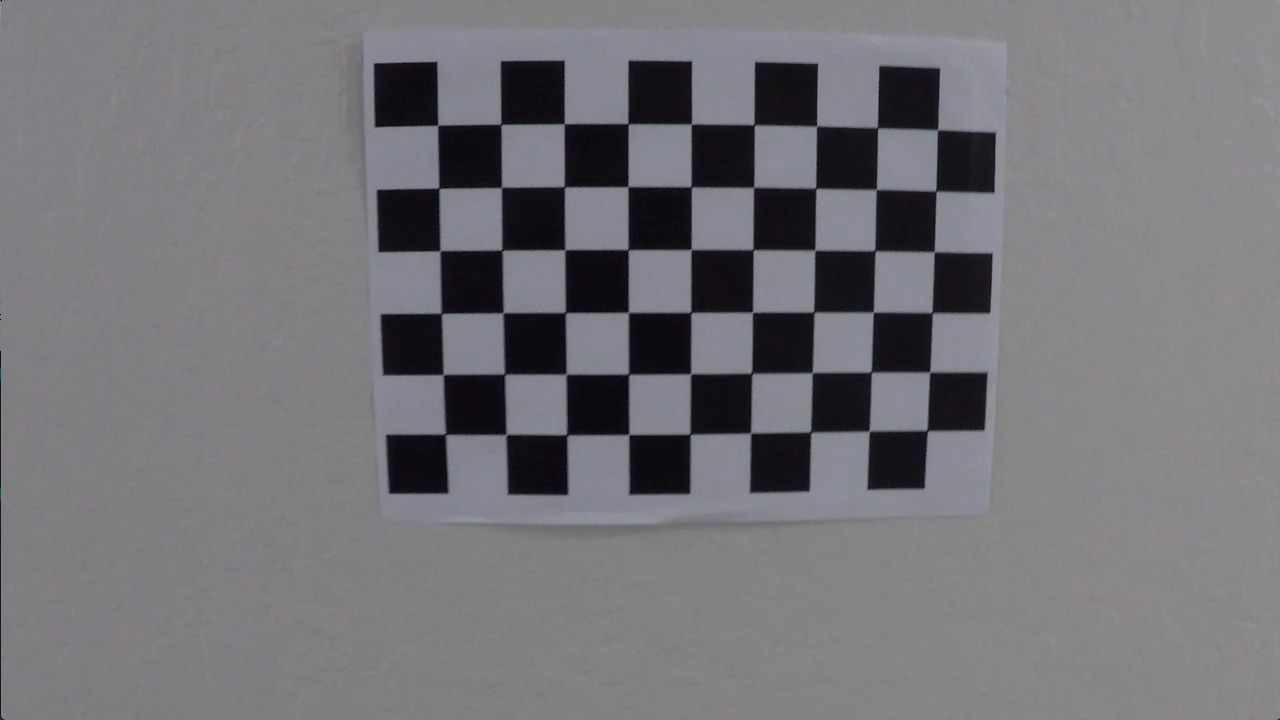
#> input picture Code/usingCamera/camera_cal/calibration18.jpg, 1280 x 720 px
$ python -i h_intergration_adjusted.py   (imports and definitions only)   (older library calls are emulated)
#> lines starting #> are read from the running program, lines starting #| are printed output that depends on the picture; after the words box and inside, x2 and y2 are one past the last pixel; in counts of white or black regions, pixels touching at a corner belong together
#> further down, picture is the input picture: shape (720, 1280, 3); mean B, G, R 119.5, 115.3, 116.2
### Code/usingCamera/tracking_function.py
import math
import time

class Tracker:
    def __init__(self):
        # Store the center positions of the objects
        self.center_points = {}
        # Store the bounding box size of the detected objects
        self.box_size = {}
        # Store the distance between User's Vehicle and other Vehicle
        self.distance_from_other = {}

        # Keep the count of the IDs
        # each time a new object id detected, the count will increase by one
        self.id_count = 0

        self.space_difference = 0
        self.distance_difference_from_other_vehicle = 0            # distance change between user's vehicle and other vehicles

        self.user_vehicle_point = (540, 720)  # Case for Input Video Size(w:1080, h:720)

    # [137 lines left out: functions update_r, update_f, not called in this run]

### Code/usingCamera/h_intergration_adjusted.py
from ultralytics import YOLO
import cv2
#import cvzone
import math
import pandas
import numpy as np
import glob
import os
import sys
import matplotlib.pyplot as plt
import matplotlib.image as mpimg
from tracking_function import *

'''
August
#ToDo: 1) Risk judgement Algorithm_(X)( 4) using two camera), 2) Bounding Box Interface_(X), 3) curve and object acceleration control. (Steering) 19) Output Image Process Update
September_1
#ToDo: 5) Multiple Lane Detection 6) Traffic Signal 7) CUDA 8) M.A.P,(Canny Mask? or white and yellow color )
September_2
#ToDo: 9) Advanced Lane Detection
September_3
#ToDo: 10) Unity Simulation 11) ROS Simulation
September_4
#ToDo: 12) Unity Controllable Simulation
October_1
#ToDo: 13) Data Transfer with Unity 14) Data Transfer with ROS
November_3
#ToDo: 15) VR Environment Setting
November_4
#ToDo: 16) Unity Simulation with VR
December_1
#ToDo: 17) Jetson Environment Setting and Testing
December_2
#ToDo: 18) Making a Film
'''

# Settings
# # Object Detection
# YOLO (https://github.com/alanzhichen/yolo8-ultralytics)
##########################################################################################
#   Model   #   Size(pixels)    #   mAP^val 50-95  #   Speed CPU ONNX(ms)  #    FLOPs    #
#   YOLO8n  #   640             #   37.3           #   80.4                #    8.7      #
#   YOLO8s  #   640             #   44.9           #   128.4               #    28.6     #
#   YOLO8m  #   640             #   50.2           #   234.7               #    78.9     #
#   YOLO8l  #   640             #   52.9           #   375.2               #    165.2    #
#   YOLO8x  #   640             #   53.9           #   479.1               #    257.8    #
##########################################################################################
# [1 line that did not run here, left out]


# model = YOLO('yolov8s.pt')    #
# model = YOLO('yolov8m.pt')    #
# model = YOLO('yolov8l.pt')    #
# model = YOLO('yolov8x.pt')    #

# Functions
## Test Functions
## Mouse Cursor Coordinate
# : show the current mouse cursor coordinate in the window.
#   normally it should be deactive, but in the test or must be checked the coordinate of window
#   , then should be active to below cv2.nameWindow and cv2.setMouseCallback
# [4 lines left out: function cursor_Coordinate, not called in this run]

# Cursor Coordinate of front Camera
# [11 lines not run here, left out]
# [1 line that did not run here, left out]
# [1 line that did not run here, left out]

## Object Tracking
# Initialize count frame
count_f = 0  # intialize for front camera video frame count
count_r = 0  # intialize for rear camera video frame count
# Call the class for tracking of front and rear video
tracker_f = Tracker()  # Tracking class call for front camera
tracker_r = Tracker()

#----------------------------------Lane Detection----------------------------------#
'''
Workflow of Lane Detection
distortion_factors[distorted Lane -> undistorted Lane]
-> Wrapping [Bird-Eye Effect]
-> Color Filter
->ROI because extracted Lane(perspetive view), but there are noise, (e.g. name, pointer...)
Based on (https://moon-coco.tistory.com/entry/OpenCV%EC%B0%A8%EC%84%A0-%EC%9D%B8%EC%8B%9D)
'''

### Step 1: Distortion or amera Calibration ###
# current cheap camera makes a distortion of images,
# main distortions are radial- / tangential - distortion.
# [47 lines left out: function camera_calibration, not called in this run]

### STEP 2: Perspective Transform from Car Camera to Bird's Eye View ###
# Idea : View of from vertical side of street, instead of driver's view
# img_width = 1280
# img_heigt = 720

    ### Source Point ###
x_top_left_src = 480        #(x,y)##
y_top_left_src = 390        #

x_top_right_src = 565       ###(x,y)#
y_top_right_src = 390               #

x_bottom_left_src = 110     #
y_bottom_left_src = 690     #(x,y)###

x_bottom_right_src = 885            #
y_bottom_right_src = 690    ###(x,y)#

    ### Destination Point ###
x_top_left_dst = 55        #(x,y)##
y_top_left_dst = 0          #

x_top_right_dst = 1035       ###(x,y)#
y_top_right_dst = 0                 #

x_bottom_left_dst = 150     #
y_bottom_left_dst = 720     #(x,y)###

x_bottom_right_dst = 880            #
y_bottom_right_dst = 720    ###(x,y)#
# [41 lines left out: function wrapping, not called in this run]

# -------------------------------------Color Filter (using HLS)--------------------------------------------------------
# HLS(Hue, Luminanse, Saturation) :
# lower = ([minimum_blue, m_green, m_red])
# upper = ([Maximum_blue, M_green, M_red])
def color_filter(image):
    hls = cv2.cvtColor(image, cv2.COLOR_BGR2HLS)
#> hls: shape (720, 1280, 3); mean of channels 0, 1, 2 104.3, 117.5, 9.8
    # https://stackoverflow.com/questions/55822409/hsl-range-for-yellow-lane-lines
    # White Filter
    # white_lower = np.array([20, 150, 20])
    # white_upper = np.array([255, 255, 255])
    # White-ish areas in image
    # H value can be arbitrary, thus within [0 ... 360] (OpenCV: [0 ... 180])
    # L value must be relatively high (we want high brightness), e.g. within [0.7 ... 1.0] (OpenCV: [0 ... 255])
    # S value must be relatively low (we want low saturation), e.g. within [0.0 ... 0.3] (OpenCV: [0 ... 255])
    white_lower = np.array([np.round(0 / 2), np.round(0.55 * 255), np.round(0.00 * 255)])
    white_upper = np.array([np.round(360 / 2), np.round(1.00 * 255), np.round(0.20 * 255)])
    white_mask = cv2.inRange(hls, white_lower, white_upper)
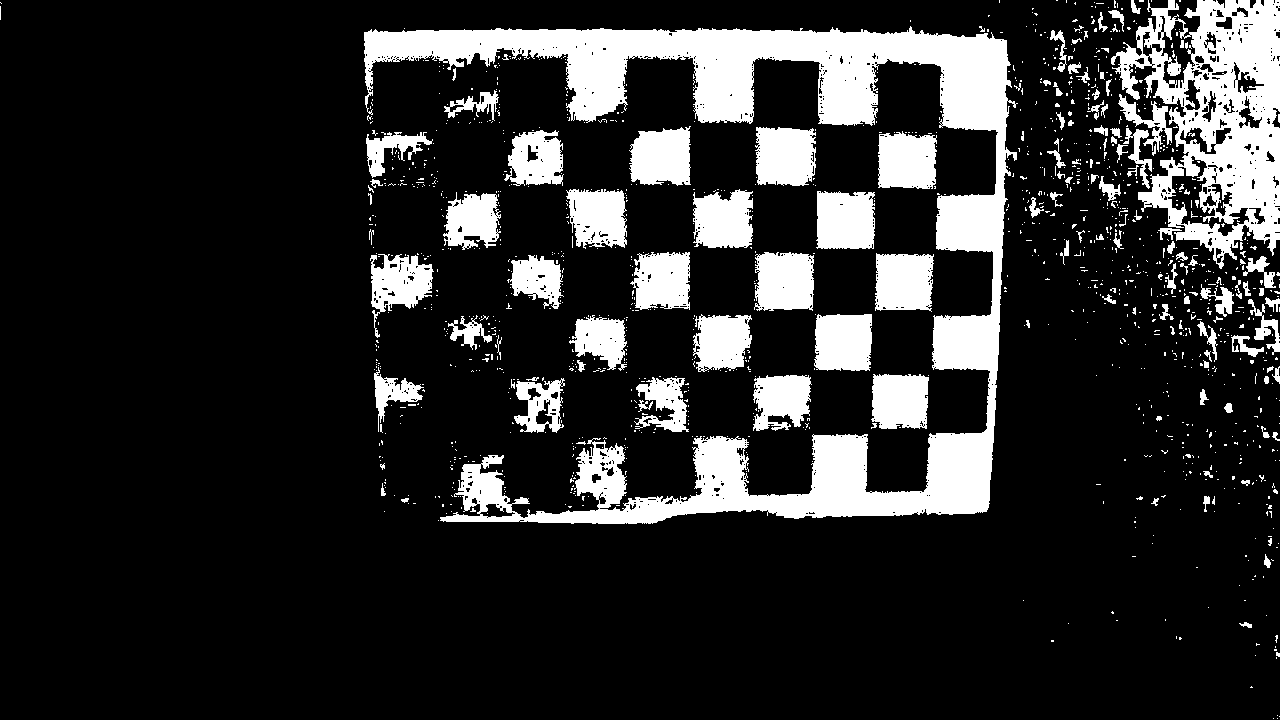
#> white_mask: shape (720, 1280); 16.9% white; 1286 white regions (1154 under 20 px), largest, box (x1, y1, x2, y2) and area: (364, 26, 1018, 524) 65576, (1111, 0, 1280, 269) 22562, (755, 127, 816, 186) 3170

    # Yellow Filter
    # yellow_lower = np.array([0, 85, 81])
    # yellow_upper = np.array([190, 255, 255])
    # Yellow-ish areas in image
    # H value must be appropriate (see HSL color space), e.g. within [40 ... 60]
    # L value can be arbitrary (we want everything between bright and dark yellow), e.g. within [0.0 ... 1.0]
    # S value must be above some threshold (we want at least some saturation), e.g. within [0.35 ... 1.0]
    yellow_lower = np.array([np.round(40 / 2), np.round(0.00 * 255), np.round(0.35 * 255)])
    yellow_upper = np.array([np.round(60 / 2), np.round(1.00 * 255), np.round(1.00 * 255)])
    #yellow_lower = np.array([np.round(40 / 2), np.round(0.75 * 255), np.round(0.00 * 255)])
    #yellow_upper = np.array([np.round(60 / 2), np.round(1.00 * 255), np.round(0.30 * 255)])
    yellow_mask = cv2.inRange(hls, yellow_lower, yellow_upper)
#> yellow_mask: shape (720, 1280); every value is 0

    # Do filtering the each yellow lane and white lane,
    # Bitwise_or makes (yellow line and white line) combining -> mask
    # bitwise_and maeks (original image and mask) -> then left just masked part -> masked
    # yellow_mask = cv2.inRange(hls, yellow_lower, yellow_upper)
    # white_mask = cv2.inRange(hls, white_lower, white_upper)
    # mask = cv2.bitwise_or(yellow_mask, white_mask)
    # masked = cv2.bitwise_and(image, image, mask=mask)
    binary = cv2.bitwise_or(yellow_mask, white_mask)

    # return masked
    # for second lane detection method, mask(bitwise_or) is added or selected, original way is with masked!
    return binary


"""
def binary_thresholded(img):
    # Transform image to gray scale
    gray_img =cv2.cvtColor(img, cv2.COLOR_BGR2GRAY)
    # Apply sobel (derivative) in x direction, this is usefull to detect lines that tend to be vertical
    sobelx = cv2.Sobel(gray_img, cv2.CV_64F, 1, 0)
    abs_sobelx = np.absolute(sobelx)
    # Scale result to 0-255
    scaled_sobel = np.uint8(255 * abs_sobelx / np.max(abs_sobelx))
    sx_binary = np.zeros_like(scaled_sobel)
    # Keep only derivative values that are in the margin of interest
    sx_binary[(scaled_sobel >= 30) & (scaled_sobel <= 255)] = 1

    # Detect pixels that are white in the grayscale image
    white_binary = np.zeros_like(gray_img)
    white_binary[(gray_img > 200) & (gray_img <= 255)] = 1  # 200,255

    # Convert image to HLS
    hls = cv2.cvtColor(img, cv2.COLOR_BGR2HLS)
    H = hls[:, :, 0]
    S = hls[:, :, 2]
    sat_binary = np.zeros_like(S)
    # Detect pixels that have a high saturation value
    sat_binary[(S > 200) & (S <= 255)] = 1  # 90 , 255

    hue_binary = np.zeros_like(H)
    # Detect pixels that are yellow using the hue component
    hue_binary[(H > 15) & (H <= 25)] = 1  # 10, 25

    # Combine all pixels detected above
    binary_1 = cv2.bitwise_or(sx_binary, white_binary)
    binary_2 = cv2.bitwise_or(hue_binary, sat_binary)
    binary = cv2.bitwise_or(binary_1, binary_2)
    # plt.imshow(binary, cmap='gray')

    return binary
"""


# -------------------------------------ROI--------------------------------------------------------
# Another Idea is first ROI, in order to decrease the input area, then we don't need anymore, sky etc...
# but in this case we need to set a wrapping area, so it is not so effective, but in case SortDeep.. could be...

# [351 lines left out: functions roi, slide_window_search, fit_poly, draw_lane_lines, find_lane_pixels_using_prev_poly, measure_curvature_meters and 1 more, not called in this run]


# To store the previous N steering angles
previous_angles = []

# This function now keeps track of the last num_prev_angles (default is 5) steering angles and averages them to determine the current steering angle.
# It also divides the calculated angle by a sensitivity factor (default is 4) to make it less sensitive.
# You can adjust num_prev_angles and sensitivity as needed to get the desired performance.
# [27 lines left out: function calculate_steering_angle, not called in this run]


# Function to get lane information based on the coordinates of the left and right lanes
def get_lane_info(left_lane, right_lane):
    return {'left_lane': left_lane, 'right_lane': right_lane}

# [1 line not run here, left out]
# Function to rotate the steering wheel image based on the calculated steering angle
# [165 lines left out: functions rotate_steering_wheel, project_lane_info, lane_finding_pipeline, not called in this run]

# ---------------------------------------------------------------------------------------------


# Video Settings
fps = 24.0  # Viedo Frame
frame_size = (1080, 720)  # Video Size
fourcc = cv2.VideoWriter_fourcc(*'mp4v')  # Define the codec using VideoWriter_fourcc
Font = cv2.FONT_HERSHEY_COMPLEX
FontSize = 0.4

## Video Input Part
### Webcam Mode
####################################################
# front camera capture
# camera_front_raw_input = cv2.VideoCapture(0)
# rear camera capture
# camera_rear_raw_input = cv2.VideoCapture(1)
####################################################

### Video Mode
####################################################
# front camera capture
# [1 line not run here, left out]
# Video Frame Size(Front)
# [2 lines that did not run here, left out]
# fps_video_front_raw_input = video_front_raw_input.get(cv2.CAP_PROP_FPS)    # Input video FPS Check

# rear camera capture
# [1 line not run here, left out]
# Video Frame Size(Rear)
# [2 lines that did not run here, left out]
# fps_video_rear_raw_input = video_rear_raw_input.get(cv2.CAP_PROP_FPS)
####################################################

## Video Output Part
### Webcam Mode

### Video Mode
output_front = cv2.VideoWriter('video_front_output.mp4', fourcc, fps, frame_size)  # video export
output_rear = cv2.VideoWriter('video_rear_output.mp4', fourcc, fps, frame_size)
# output_front_test = cv2.VideoWriter('output_video_front_test.mp4', fourcc, fps, frame_size)
# output_rear_test = cv2.VideoWriter('output_video_rear_test.mp4', fourcc, fps, frame_size)

init = True
#mtx, dist = camera_calibration()

# [367 lines not run here, left out]

>>> import cv2
>>> picture = cv2.imread('camera_cal/calibration18.jpg')
>>> result = color_filter(picture)

$ run again, on Code/usingCamera/camera_cal/calibration19.jpg
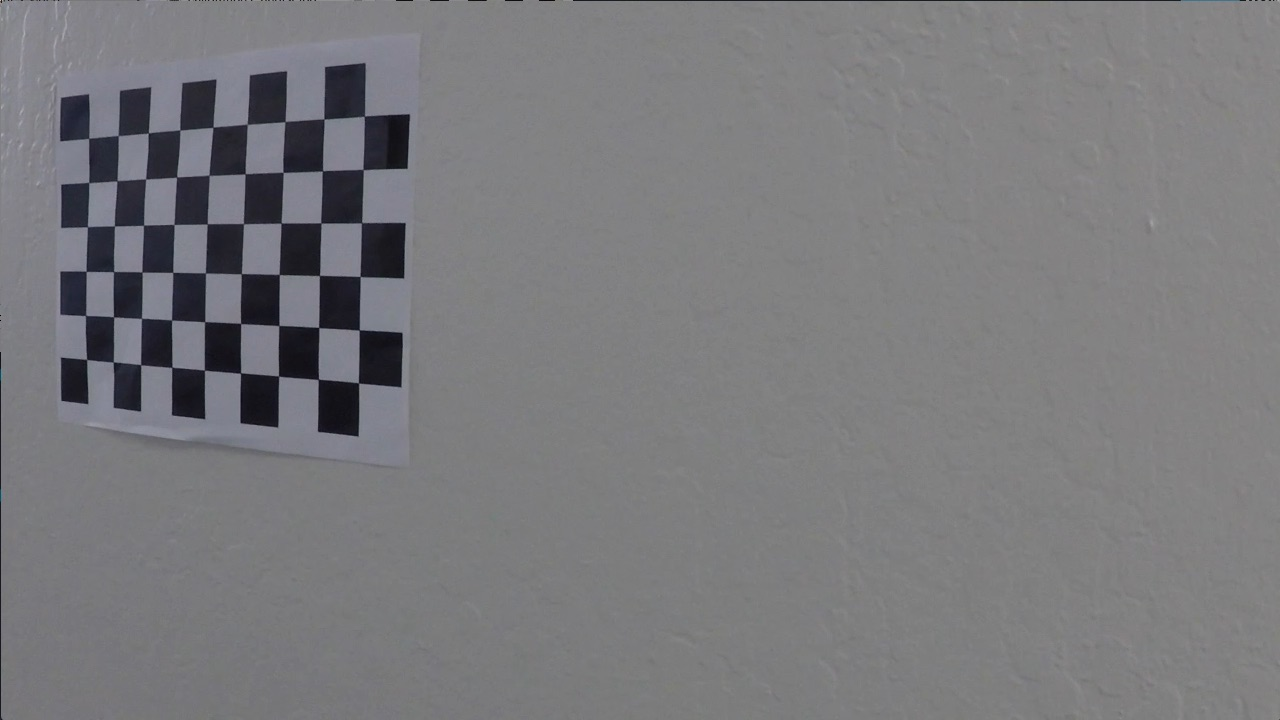
#> input picture Code/usingCamera/camera_cal/calibration19.jpg, 1280 x 720 px
#> picture is the input picture: shape (720, 1280, 3); mean B, G, R 124.3, 121.5, 121.6
#> hls: shape (720, 1280, 3); mean of channels 0, 1, 2 77.8, 122.9, 5
#> in color_filter, `white_mask = cv2.inRange(hls, white_lower, white_upper)`:
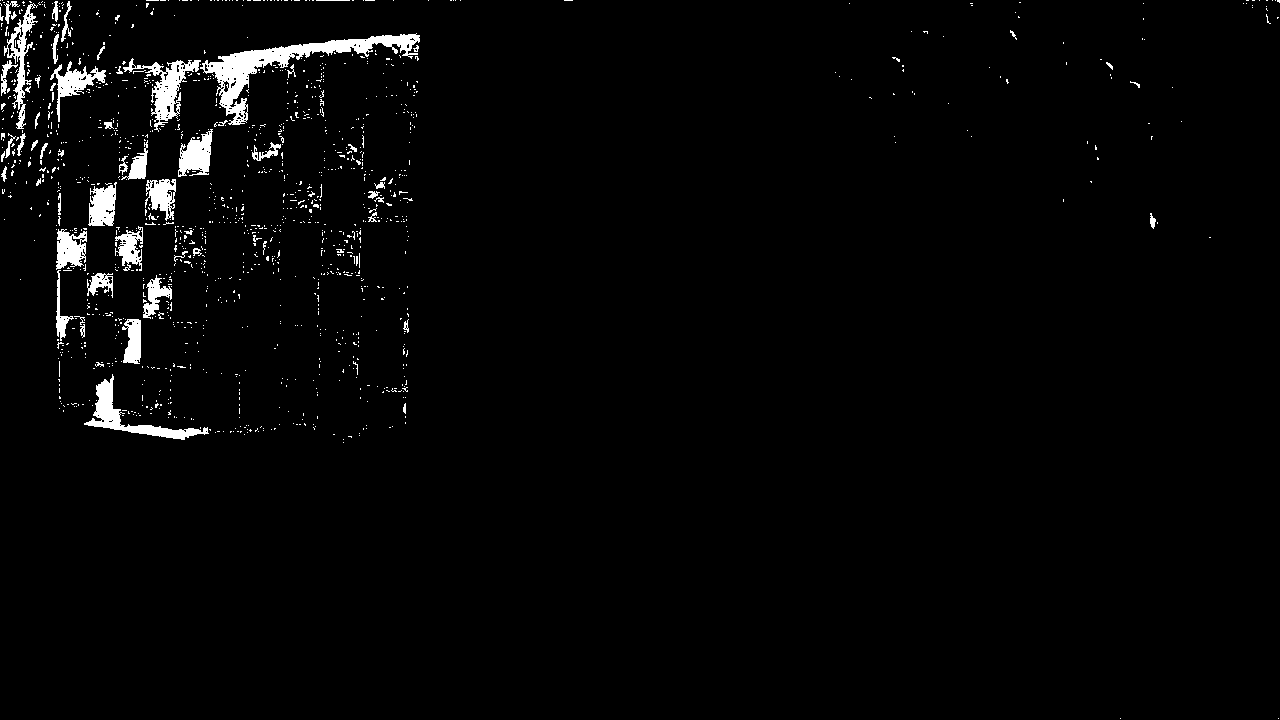
#> white_mask: shape (720, 1280); 2.4% white; 1301 white regions (1234 under 20 px), largest, box (x1, y1, x2, y2) and area: (200, 33, 420, 125) 4001, (84, 374, 209, 440) 1668, (123, 58, 201, 132) 1598
#> yellow_mask: shape (720, 1280); every value is 0
